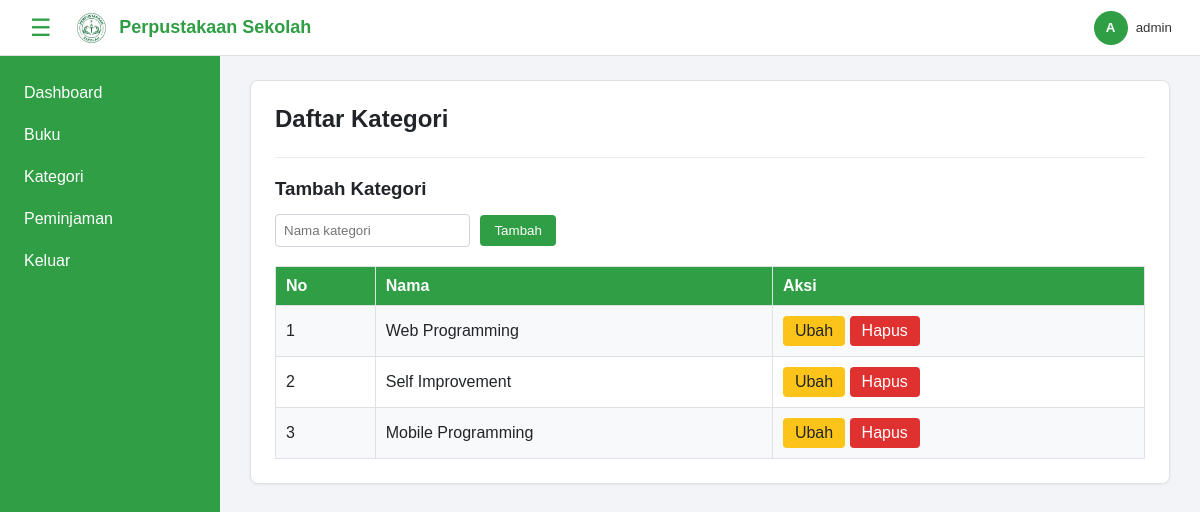
The page /kategori.php (signed in) on the database its author committed.
### tables this page shows
CREATE TABLE `kategori` (
  `id` int(11) NOT NULL,
  `nama` varchar(100) NOT NULL
);

### kategori.php (the view, shortened to what this page needs)
<?php
require "koneksi.php";
$ubah = null;
$daftar = mysqli_query($koneksi, "SELECT * FROM kategori ORDER BY id ASC");
?>
<!DOCTYPE html>
<html lang="id">
<head>
    <link rel="stylesheet" href="style.css">
</head>
<body>
    <?php include "menu.php"; ?>
    <main class="kartu">
    <h1>Daftar Kategori</h1>
    <h3><?php echo $ubah ? "Ubah Kategori" : "Tambah Kategori"; ?></h3>
    <form method="POST">
        <input type="text" name="nama" placeholder="Nama kategori" required
               value="<?php echo $ubah ? htmlspecialchars($ubah['nama']) : ''; ?>">
        <button type="submit"><?php echo $ubah ? "Simpan Perubahan" : "Tambah"; ?></button>
    </form>
    <table>
        <tr>
            <th>No</th>
            <th>Nama</th>
            <th>Aksi</th>
        </tr>
        <?php $no = 1; while ($baris = mysqli_fetch_assoc($daftar)) { ?>
        <tr>
            <td><?php echo $no++; ?></td>
            <td><?php echo htmlspecialchars($baris['nama']); ?></td>
            <td>
                <a href="kategori.php?ubah=<?php echo $baris['id']; ?>">Ubah</a>
                <a href="kategori.php?hapus=<?php echo $baris['id']; ?>"
                   onclick="return confirm('Yakin hapus kategori ini?')">Hapus</a>
            </td>
        </tr>
        <?php } ?>
    </table>
    </main>
</body>
</html>

### style.css (style rules this page uses)
:root { --warna: #2f9e44; --warna-gelap: #237a35; }
* { box-sizing: border-box; }
body { font-family: Arial, sans-serif; margin: 0; padding: 80px 30px 30px 250px; background: #f2f4f8; color: #212529; }
table { border-collapse: collapse; background: white; width: 100%; margin-top: 15px; }
th, td { border: 1px solid #dee2e6; padding: 10px; text-align: left; }
th { background: var(--warna); color: white; }
tr:nth-child(even) td { background: #f8f9fb; }
form input, form select { padding: 8px; margin: 4px 6px 4px 0; border: 1px solid #ced4da; border-radius: 4px; }
button { padding: 8px 14px; background: var(--warna); color: white; border: none; border-radius: 4px; cursor: pointer; }
table a { color: var(--warna); text-decoration: none; }
table a[href*="hapus"] { color: #e03131; }
table a[href*="ubah"] { display: inline-block; background: #fcc419; color: #212529; padding: 6px 12px; border-radius: 4px; }
table a[href*="hapus"] { display: inline-block; background: #e03131; color: white; padding: 6px 12px; border-radius: 4px; }
body { transition: padding-left 0.25s; }
.kartu { background: white; border: 1px solid #dee2e6; border-radius: 8px; padding: 24px; box-shadow: 0 1px 3px rgba(0, 0, 0, 0.06); }
.kartu h1 { margin: 0 0 16px; font-size: 24px; }
.kartu h3 { margin: 24px 0 10px; padding-top: 20px; border-top: 1px solid #e9ecef; }

### rows shown on the page
kategori: nama "Web Programming"
kategori: nama "Self Improvement"
kategori: nama "Mobile Programming"

### other values the page prints
substr($_SESSION['username'], 0, 1) "A"
$_SESSION['username'] "admin"
